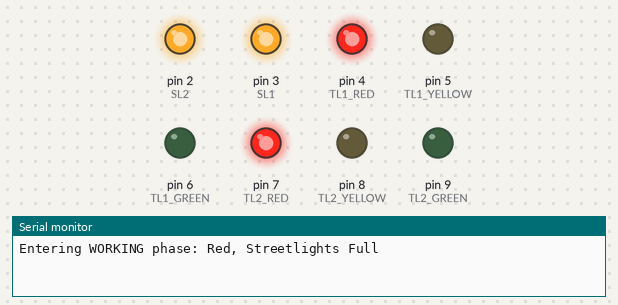
Simulated run of this sketch. Board: Arduino Mega 2560, built with avr-gcc and run on an emulated ATmega2560. Parts: output pins drawn as LEDs (lit = HIGH), the last lines printed to the serial monitor.

Above: at 0.1 s.
At 5.1 s:
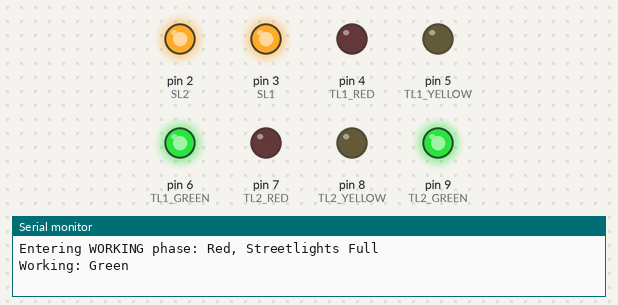
At 22.1 s:
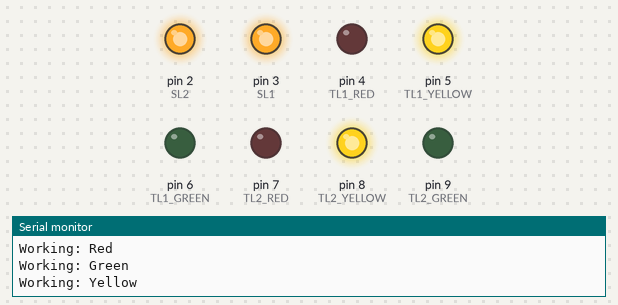
At 30.9 s:
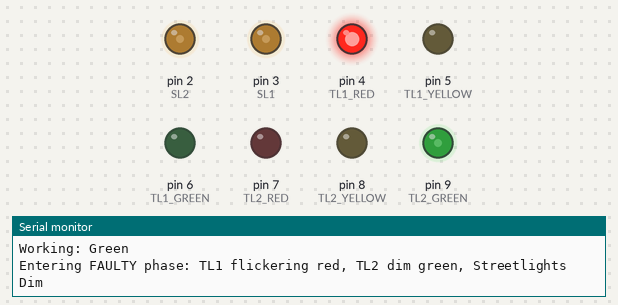
At 39.9 s:
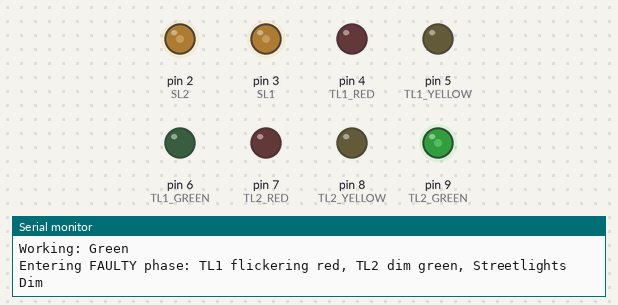
Timing chart, 0 to 40.0 s (numbered marks = the images above):
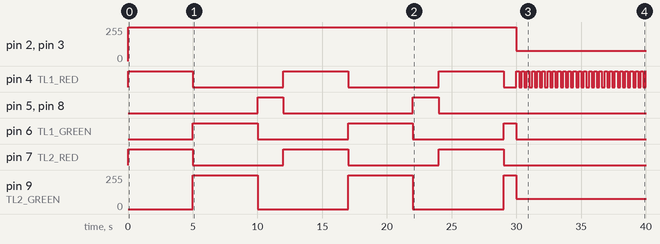

The sketch:

LED_CONTROL.ino
```cpp
// ============================================================
// Traffic Light + Streetlight Fault Simulation - Arduino Mega
//
// CIRCUIT (no transistors needed):
//   Arduino PWM pin -> 220 ohm resistor -> LED Anode
//   LED Cathode -> GND (shared ground rail near pin 53)
//
// Two phases repeat forever:
//   WORKING phase (30 seconds): both traffic lights cycle
//     Red -> Green -> Yellow -> Red together, and both
//     streetlights are at full brightness.
//   FAULTY phase (30 seconds): Traffic Light 1's red LED
//     flickers, Traffic Light 2's green LED is stuck dim,
//     and both streetlights dim down as well.
//
// Every phase change and colour change is logged to the Serial
// Monitor with a timestamp -- this is the "ground truth" record
// used later to check whether the AI correctly detected each
// condition.
// ============================================================

// ---- Pin assignments (matches your latest wiring) ----
int SL2        = 2;
int SL1        = 3;
int TL1_RED    = 4;
int TL1_YELLOW = 5;
int TL1_GREEN  = 6;
int TL2_RED    = 7;
int TL2_YELLOW = 8;
int TL2_GREEN  = 9;

// ---- Brightness levels (PWM values range from 0 to 255) ----
int FULL = 255; // Fully lit
int DIM  = 77;   // About 30% brightness - used for dim faults
int OFF  = 0;     // Fully off

// ---- How long each phase lasts, in milliseconds ----
unsigned long WORKING_DURATION = 30000; // 30 seconds
unsigned long FAULTY_DURATION  = 30000; // 30 seconds

// ---- How long each colour stays on during the WORKING phase ----
unsigned long RED_DURATION    = 5000; // 5 seconds
unsigned long GREEN_DURATION  = 5000; // 5 seconds
unsigned long YELLOW_DURATION = 2000; // 2 seconds

// ---- How fast Traffic Light 1's red LED flickers during a fault ----
unsigned long FLICKER_INTERVAL = 200; // toggles on/off every 200ms

// ---- Variables that keep track of "what time it is" for each timer ----
bool inFaultyPhase = false;       // false = Working phase, true = Faulty phase
unsigned long phaseStartTime = 0;  // when the current phase began

int currentColor = 0;              // 0 = Red, 1 = Green, 2 = Yellow (Working phase only)
unsigned long colorStartTime = 0;  // when the current colour started showing

bool flickerOn = false;            // current on/off state of TL1's flickering red LED
unsigned long lastFlickerTime = 0; // when the flicker last toggled

void setup() {
  Serial.begin(9600); // Start the Serial Monitor so we can log everything

  // Tell the Arduino all eight LED pins will send OUTPUT signals
  pinMode(TL1_RED, OUTPUT);
  pinMode(TL1_YELLOW, OUTPUT);
  pinMode(TL1_GREEN, OUTPUT);
  pinMode(TL2_RED, OUTPUT);
  pinMode(TL2_YELLOW, OUTPUT);
  pinMode(TL2_GREEN, OUTPUT);
  pinMode(SL1, OUTPUT);
  pinMode(SL2, OUTPUT);

  // Start the very first phase: WORKING, beginning on Red
  phaseStartTime = millis();   // record "now" as the phase start time
  colorStartTime = millis();   // record "now" as the colour start time
  currentColor = 0;             // 0 means Red
  setBothLights(currentColor);  // turn both traffic lights Red
  analogWrite(SL1, FULL);       // streetlights start fully on
  analogWrite(SL2, FULL);
  Serial.println("Entering WORKING phase: Red, Streetlights Full");
}

void loop() {
  unsigned long now = millis(); // "now" - checked once per loop for consistency

  // ---- STEP 1: Check if it's time to switch phase (Working <-> Faulty) ----
  unsigned long currentPhaseDuration = inFaultyPhase ? FAULTY_DURATION : WORKING_DURATION;
  if (now - phaseStartTime >= currentPhaseDuration) {
    inFaultyPhase = !inFaultyPhase; // flip to the other phase
    phaseStartTime = now;            // reset the phase timer

    if (inFaultyPhase) {
      // Entering the FAULTY phase: turn traffic lights off first, then
      // apply the specific faults to everything.
      turnAllOff();
      analogWrite(TL2_GREEN, DIM); // TL2's fault: stuck dim green
      analogWrite(SL1, DIM);        // streetlights dim during a fault
      analogWrite(SL2, DIM);
      flickerOn = true;
      lastFlickerTime = now;
      analogWrite(TL1_RED, FULL);  // TL1's fault starts with red ON
      Serial.println("Entering FAULTY phase: TL1 flickering red, TL2 dim green, Streetlights Dim");
    } else {
      // Entering the WORKING phase: reset back to a normal Red start
      currentColor = 0;
      colorStartTime = now;
      setBothLights(currentColor);
      analogWrite(SL1, FULL);       // streetlights back to full brightness
      analogWrite(SL2, FULL);
      Serial.println("Entering WORKING phase: Red, Streetlights Full");
    }
  }

  // ---- STEP 2: Run whichever phase we're currently in ----
  if (inFaultyPhase) {
    runFaultyPhase(now);
  } else {
    runWorkingPhase(now);
  }
}

// Handles the normal Red -> Green -> Yellow -> Red cycle for both lights
void runWorkingPhase(unsigned long now) {
  unsigned long durationForCurrentColor;

  if (currentColor == 0) durationForCurrentColor = RED_DURATION;
  else if (currentColor == 1) durationForCurrentColor = GREEN_DURATION;
  else durationForCurrentColor = YELLOW_DURATION;

  // Has this colour been showing long enough? If so, move to the next one.
  if (now - colorStartTime >= durationForCurrentColor) {
    currentColor = currentColor + 1;
    if (currentColor > 2) {
      currentColor = 0; // after Yellow, go back to Red
    }
    colorStartTime = now;
    setBothLights(currentColor);

    if (currentColor == 0) Serial.println("Working: Red");
    else if (currentColor == 1) Serial.println("Working: Green");
    else Serial.println("Working: Yellow");
  }
}

// Handles TL1's flicker (TL2's dim and the streetlights need no repeated
// action - they were already set once, right when the Faulty phase began)
void runFaultyPhase(unsigned long now) {
  if (now - lastFlickerTime >= FLICKER_INTERVAL) {
    flickerOn = !flickerOn; // switch true<->false
    analogWrite(TL1_RED, flickerOn ? FULL : OFF);
    lastFlickerTime = now;
  }
}

// Sets BOTH traffic lights to the same colour at once (used during Working)
// colorIndex: 0 = Red, 1 = Green, 2 = Yellow
void setBothLights(int colorIndex) {
  analogWrite(TL1_RED,    (colorIndex == 0) ? FULL : OFF);
  analogWrite(TL1_YELLOW, (colorIndex == 2) ? FULL : OFF);
  analogWrite(TL1_GREEN,  (colorIndex == 1) ? FULL : OFF);

  analogWrite(TL2_RED,    (colorIndex == 0) ? FULL : OFF);
  analogWrite(TL2_YELLOW, (colorIndex == 2) ? FULL : OFF);
  analogWrite(TL2_GREEN,  (colorIndex == 1) ? FULL : OFF);
}

// Turns every traffic light LED off - used right before applying
// the specific faulty-phase conditions
void turnAllOff() {
  analogWrite(TL1_RED, OFF);
  analogWrite(TL1_YELLOW, OFF);
  analogWrite(TL1_GREEN, OFF);
  analogWrite(TL2_RED, OFF);
  analogWrite(TL2_YELLOW, OFF);
  analogWrite(TL2_GREEN, OFF);
}
```

Measured:
- by itself, pin 2 (SL2), pin 3 (SL1): 255/255 → 77/255 at 30.0 s
- by itself, pin 4 (TL1_RED): goes LOW 7.0 s, HIGH 5.0 s, LOW 7.0 s, HIGH 5.0 s, LOW 1.0 s, 25 × (HIGH 0.20 s, LOW 0.20 s), then HIGH
- by itself, pin 5 (TL1_YELLOW), pin 8 (TL2_YELLOW): alternates HIGH for 2.0 s and LOW for 10.0 s
- by itself, pin 6 (TL1_GREEN): goes HIGH 5.0 s, LOW 7.0 s, HIGH 5.0 s, LOW 7.0 s, HIGH 1.0 s, then LOW
- by itself, pin 7 (TL2_RED): alternates HIGH for 5.0 s and LOW for 7.0 s
- by itself, pin 9 (TL2_GREEN): 0/255 → 255/255 at 5.0 s, → 0/255 5.0 s later, → 255/255 7.0 s later, → 0/255 5.0 s later, … (6 changes in this stretch)
